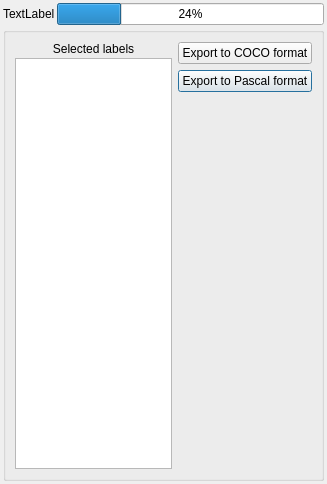
<?xml version="1.0" encoding="UTF-8"?>
<ui version="4.0">
 <class>DialogExporter</class>
 <widget class="QDialog" name="DialogExporter">
  <property name="geometry">
   <rect>
    <x>0</x>
    <y>0</y>
    <width>327</width>
    <height>484</height>
   </rect>
  </property>
  <property name="windowTitle">
   <string>Export Dialog</string>
  </property>
  <layout class="QGridLayout" name="gridLayout_2">
   <property name="leftMargin">
    <number>3</number>
   </property>
   <property name="topMargin">
    <number>3</number>
   </property>
   <property name="rightMargin">
    <number>3</number>
   </property>
   <property name="bottomMargin">
    <number>3</number>
   </property>
   <property name="spacing">
    <number>2</number>
   </property>
   <item row="0" column="0">
    <layout class="QHBoxLayout" name="horizontalLayout">
     <property name="spacing">
      <number>2</number>
     </property>
     <item>
      <widget class="QLabel" name="labelProgressBarText">
       <property name="text">
        <string>TextLabel</string>
       </property>
      </widget>
     </item>
     <item>
      <widget class="QProgressBar" name="progressBar">
       <property name="value">
        <number>24</number>
       </property>
      </widget>
     </item>
    </layout>
   </item>
   <item row="1" column="0">
    <widget class="QGroupBox" name="groupBox">
     <property name="sizePolicy">
      <sizepolicy hsizetype="Preferred" vsizetype="MinimumExpanding">
       <horstretch>0</horstretch>
       <verstretch>0</verstretch>
      </sizepolicy>
     </property>
     <property name="title">
      <string/>
     </property>
     <layout class="QGridLayout" name="gridLayout">
      <item row="1" column="1">
       <widget class="QPushButton" name="pBExportPascal">
        <property name="text">
         <string>Export to Pascal format</string>
        </property>
       </widget>
      </item>
      <item row="0" column="1">
       <widget class="QPushButton" name="pBExportCoco">
        <property name="text">
         <string>Export to COCO format</string>
        </property>
       </widget>
      </item>
      <item row="2" column="1">
       <spacer name="verticalSpacer">
        <property name="orientation">
         <enum>Qt::Vertical</enum>
        </property>
        <property name="sizeHint" stdset="0">
         <size>
          <width>20</width>
          <height>40</height>
         </size>
        </property>
       </spacer>
      </item>
      <item row="0" column="0" rowspan="3">
       <layout class="QVBoxLayout" name="verticalLayout">
        <property name="spacing">
         <number>2</number>
        </property>
        <item>
         <widget class="QLabel" name="label">
          <property name="text">
           <string>Selected labels</string>
          </property>
          <property name="alignment">
           <set>Qt::AlignCenter</set>
          </property>
         </widget>
        </item>
        <item>
         <widget class="QListWidget" name="listWidget">
          <property name="sizePolicy">
           <sizepolicy hsizetype="Expanding" vsizetype="MinimumExpanding">
            <horstretch>0</horstretch>
            <verstretch>0</verstretch>
           </sizepolicy>
          </property>
          <property name="minimumSize">
           <size>
            <width>0</width>
            <height>294</height>
           </size>
          </property>
         </widget>
        </item>
       </layout>
      </item>
     </layout>
    </widget>
   </item>
  </layout>
 </widget>
 <resources/>
 <connections/>
</ui>
